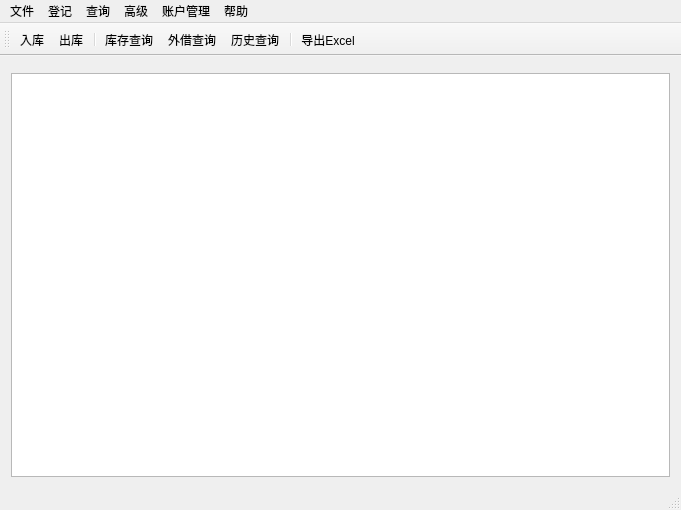
<?xml version="1.0" encoding="UTF-8"?>
<ui version="4.0">
 <class>MissStockClass</class>
 <widget class="QMainWindow" name="MissStockClass">
  <property name="geometry">
   <rect>
    <x>0</x>
    <y>0</y>
    <width>681</width>
    <height>510</height>
   </rect>
  </property>
  <property name="windowTitle">
   <string>泓格通仓库管理系统（简易版）</string>
  </property>
  <widget class="QWidget" name="centralWidget">
   <layout class="QGridLayout" name="gridLayout">
    <item row="1" column="0">
     <widget class="QTableView" name="tvShow">
      <property name="selectionMode">
       <enum>QAbstractItemView::SingleSelection</enum>
      </property>
      <property name="selectionBehavior">
       <enum>QAbstractItemView::SelectRows</enum>
      </property>
     </widget>
    </item>
    <item row="0" column="0">
     <widget class="QWidget" name="wgQueryOption" native="true">
      <layout class="QGridLayout" name="glQueryOption">
       <property name="margin">
        <number>0</number>
       </property>
       <property name="spacing">
        <number>0</number>
       </property>
      </layout>
     </widget>
    </item>
   </layout>
  </widget>
  <widget class="QMenuBar" name="menuBar">
   <property name="geometry">
    <rect>
     <x>0</x>
     <y>0</y>
     <width>681</width>
     <height>21</height>
    </rect>
   </property>
   <widget class="QMenu" name="menuBook">
    <property name="title">
     <string>登记</string>
    </property>
    <addaction name="actionPutin"/>
    <addaction name="actionPutout"/>
   </widget>
   <widget class="QMenu" name="menuQuery">
    <property name="title">
     <string>查询</string>
    </property>
    <addaction name="actionCurrentStock"/>
    <addaction name="actionLoanQuery"/>
    <addaction name="actionHistoryQuery"/>
   </widget>
   <widget class="QMenu" name="menuHelp">
    <property name="title">
     <string>帮助</string>
    </property>
    <addaction name="actionAbout"/>
   </widget>
   <widget class="QMenu" name="menuFile">
    <property name="title">
     <string>文件</string>
    </property>
    <addaction name="actionExportExcel"/>
   </widget>
   <widget class="QMenu" name="menuAdvance">
    <property name="title">
     <string>高级</string>
    </property>
    <addaction name="actionModifyInfo"/>
    <addaction name="actionModifyShelf"/>
    <addaction name="actionDeleteRecord"/>
   </widget>
   <widget class="QMenu" name="menuUserManager">
    <property name="title">
     <string>账户管理</string>
    </property>
    <addaction name="actionModifyUserPass"/>
   </widget>
   <addaction name="menuFile"/>
   <addaction name="menuBook"/>
   <addaction name="menuQuery"/>
   <addaction name="menuAdvance"/>
   <addaction name="menuUserManager"/>
   <addaction name="menuHelp"/>
  </widget>
  <widget class="QToolBar" name="mainToolBar">
   <property name="toolButtonStyle">
    <enum>Qt::ToolButtonTextUnderIcon</enum>
   </property>
   <attribute name="toolBarArea">
    <enum>TopToolBarArea</enum>
   </attribute>
   <attribute name="toolBarBreak">
    <bool>false</bool>
   </attribute>
   <addaction name="actionPutin"/>
   <addaction name="actionPutout"/>
   <addaction name="separator"/>
   <addaction name="actionCurrentStock"/>
   <addaction name="actionLoanQuery"/>
   <addaction name="actionHistoryQuery"/>
   <addaction name="separator"/>
   <addaction name="actionExportExcel"/>
  </widget>
  <widget class="QStatusBar" name="statusBar"/>
  <action name="actionPutin">
   <property name="icon">
    <iconset resource="missstock.qrc">
     <normaloff>:/MissStock/Resources/32x32/1.png</normaloff>:/MissStock/Resources/32x32/1.png</iconset>
   </property>
   <property name="text">
    <string>入库</string>
   </property>
  </action>
  <action name="actionPutout">
   <property name="icon">
    <iconset resource="missstock.qrc">
     <normaloff>:/MissStock/Resources/32x32/2.png</normaloff>:/MissStock/Resources/32x32/2.png</iconset>
   </property>
   <property name="text">
    <string>出库</string>
   </property>
  </action>
  <action name="actionCurrentStock">
   <property name="icon">
    <iconset resource="missstock.qrc">
     <normaloff>:/MissStock/Resources/32x32/15.png</normaloff>:/MissStock/Resources/32x32/15.png</iconset>
   </property>
   <property name="text">
    <string>库存查询</string>
   </property>
   <property name="toolTip">
    <string>库存查询</string>
   </property>
  </action>
  <action name="actionLoanQuery">
   <property name="icon">
    <iconset resource="missstock.qrc">
     <normaloff>:/MissStock/Resources/32x32/14.png</normaloff>:/MissStock/Resources/32x32/14.png</iconset>
   </property>
   <property name="text">
    <string>外借查询</string>
   </property>
  </action>
  <action name="actionHistoryQuery">
   <property name="icon">
    <iconset resource="missstock.qrc">
     <normaloff>:/MissStock/Resources/32x32/13.png</normaloff>:/MissStock/Resources/32x32/13.png</iconset>
   </property>
   <property name="text">
    <string>历史查询</string>
   </property>
  </action>
  <action name="actionAbout">
   <property name="icon">
    <iconset resource="missstock.qrc">
     <normaloff>:/MissStock/Resources/32x32/11.png</normaloff>:/MissStock/Resources/32x32/11.png</iconset>
   </property>
   <property name="text">
    <string>关于</string>
   </property>
  </action>
  <action name="actionExportExcel">
   <property name="icon">
    <iconset resource="missstock.qrc">
     <normaloff>:/MissStock/Resources/32x32/12.png</normaloff>:/MissStock/Resources/32x32/12.png</iconset>
   </property>
   <property name="text">
    <string>导出Excel</string>
   </property>
  </action>
  <action name="actionModifyInfo">
   <property name="icon">
    <iconset resource="missstock.qrc">
     <normaloff>:/MissStock/Resources/32x32/6.png</normaloff>:/MissStock/Resources/32x32/6.png</iconset>
   </property>
   <property name="text">
    <string>修改产品信息</string>
   </property>
  </action>
  <action name="actionModifyShelf">
   <property name="icon">
    <iconset resource="missstock.qrc">
     <normaloff>:/MissStock/Resources/32x32/5.png</normaloff>:/MissStock/Resources/32x32/5.png</iconset>
   </property>
   <property name="text">
    <string>修改货架</string>
   </property>
  </action>
  <action name="actionDeleteRecord">
   <property name="icon">
    <iconset resource="missstock.qrc">
     <normaloff>:/MissStock/Resources/32x32/3.png</normaloff>:/MissStock/Resources/32x32/3.png</iconset>
   </property>
   <property name="text">
    <string>删除产品记录</string>
   </property>
  </action>
  <action name="actionModifyUserPass">
   <property name="icon">
    <iconset resource="missstock.qrc">
     <normaloff>:/MissStock/Resources/preferences-contact-list.png</normaloff>:/MissStock/Resources/preferences-contact-list.png</iconset>
   </property>
   <property name="text">
    <string>当前用户</string>
   </property>
  </action>
 </widget>
 <layoutdefault spacing="6" margin="11"/>
 <resources>
  <include location="missstock.qrc"/>
 </resources>
 <connections>
  <connection>
   <sender>actionPutin</sender>
   <signal>triggered()</signal>
   <receiver>MissStockClass</receiver>
   <slot>s_actionPutin()</slot>
   <hints>
    <hint type="sourcelabel">
     <x>-1</x>
     <y>-1</y>
    </hint>
    <hint type="destinationlabel">
     <x>328</x>
     <y>289</y>
    </hint>
   </hints>
  </connection>
  <connection>
   <sender>actionPutout</sender>
   <signal>triggered()</signal>
   <receiver>MissStockClass</receiver>
   <slot>s_actionPutout()</slot>
   <hints>
    <hint type="sourcelabel">
     <x>-1</x>
     <y>-1</y>
    </hint>
    <hint type="destinationlabel">
     <x>328</x>
     <y>289</y>
    </hint>
   </hints>
  </connection>
  <connection>
   <sender>actionCurrentStock</sender>
   <signal>triggered()</signal>
   <receiver>MissStockClass</receiver>
   <slot>s_actionCurrentStock()</slot>
   <hints>
    <hint type="sourcelabel">
     <x>-1</x>
     <y>-1</y>
    </hint>
    <hint type="destinationlabel">
     <x>328</x>
     <y>289</y>
    </hint>
   </hints>
  </connection>
  <connection>
   <sender>actionLoanQuery</sender>
   <signal>triggered()</signal>
   <receiver>MissStockClass</receiver>
   <slot>s_actionLoanQuery()</slot>
   <hints>
    <hint type="sourcelabel">
     <x>-1</x>
     <y>-1</y>
    </hint>
    <hint type="destinationlabel">
     <x>324</x>
     <y>272</y>
    </hint>
   </hints>
  </connection>
  <connection>
   <sender>actionHistoryQuery</sender>
   <signal>triggered()</signal>
   <receiver>MissStockClass</receiver>
   <slot>s_actionHistoryQuery()</slot>
   <hints>
    <hint type="sourcelabel">
     <x>-1</x>
     <y>-1</y>
    </hint>
    <hint type="destinationlabel">
     <x>340</x>
     <y>254</y>
    </hint>
   </hints>
  </connection>
  <connection>
   <sender>actionAbout</sender>
   <signal>triggered()</signal>
   <receiver>MissStockClass</receiver>
   <slot>s_actionAbout()</slot>
   <hints>
    <hint type="sourcelabel">
     <x>-1</x>
     <y>-1</y>
    </hint>
    <hint type="destinationlabel">
     <x>340</x>
     <y>254</y>
    </hint>
   </hints>
  </connection>
  <connection>
   <sender>actionExportExcel</sender>
   <signal>triggered()</signal>
   <receiver>MissStockClass</receiver>
   <slot>s_actionExportExcel()</slot>
   <hints>
    <hint type="sourcelabel">
     <x>-1</x>
     <y>-1</y>
    </hint>
    <hint type="destinationlabel">
     <x>340</x>
     <y>254</y>
    </hint>
   </hints>
  </connection>
  <connection>
   <sender>tvShow</sender>
   <signal>doubleClicked(QModelIndex)</signal>
   <receiver>MissStockClass</receiver>
   <slot>s_copyModelData(QModelIndex)</slot>
   <hints>
    <hint type="sourcelabel">
     <x>316</x>
     <y>162</y>
    </hint>
    <hint type="destinationlabel">
     <x>234</x>
     <y>76</y>
    </hint>
   </hints>
  </connection>
  <connection>
   <sender>actionModifyInfo</sender>
   <signal>triggered()</signal>
   <receiver>MissStockClass</receiver>
   <slot>s_actionModifyInfo()</slot>
   <hints>
    <hint type="sourcelabel">
     <x>-1</x>
     <y>-1</y>
    </hint>
    <hint type="destinationlabel">
     <x>340</x>
     <y>254</y>
    </hint>
   </hints>
  </connection>
  <connection>
   <sender>actionModifyShelf</sender>
   <signal>triggered()</signal>
   <receiver>MissStockClass</receiver>
   <slot>s_actionModifyShelf()</slot>
   <hints>
    <hint type="sourcelabel">
     <x>-1</x>
     <y>-1</y>
    </hint>
    <hint type="destinationlabel">
     <x>340</x>
     <y>254</y>
    </hint>
   </hints>
  </connection>
  <connection>
   <sender>actionDeleteRecord</sender>
   <signal>triggered()</signal>
   <receiver>MissStockClass</receiver>
   <slot>s_actionDeleteRecord()</slot>
   <hints>
    <hint type="sourcelabel">
     <x>-1</x>
     <y>-1</y>
    </hint>
    <hint type="destinationlabel">
     <x>340</x>
     <y>254</y>
    </hint>
   </hints>
  </connection>
  <connection>
   <sender>actionModifyUserPass</sender>
   <signal>triggered()</signal>
   <receiver>MissStockClass</receiver>
   <slot>s_actionModifyUserPass()</slot>
   <hints>
    <hint type="sourcelabel">
     <x>-1</x>
     <y>-1</y>
    </hint>
    <hint type="destinationlabel">
     <x>340</x>
     <y>254</y>
    </hint>
   </hints>
  </connection>
 </connections>
 <slots>
  <slot>s_actionPutin()</slot>
  <slot>s_actionPutout()</slot>
  <slot>s_actionCurrentStock()</slot>
  <slot>s_actionLoanQuery()</slot>
  <slot>s_actionHistoryQuery()</slot>
  <slot>s_actionAbout()</slot>
  <slot>s_actionExportExcel()</slot>
  <slot>s_copyModelData(QModelIndex)</slot>
  <slot>s_actionModifyInfo()</slot>
  <slot>s_actionModifyShelf()</slot>
  <slot>s_actionDeleteRecord()</slot>
  <slot>s_actionModifyUserPass()</slot>
 </slots>
</ui>
